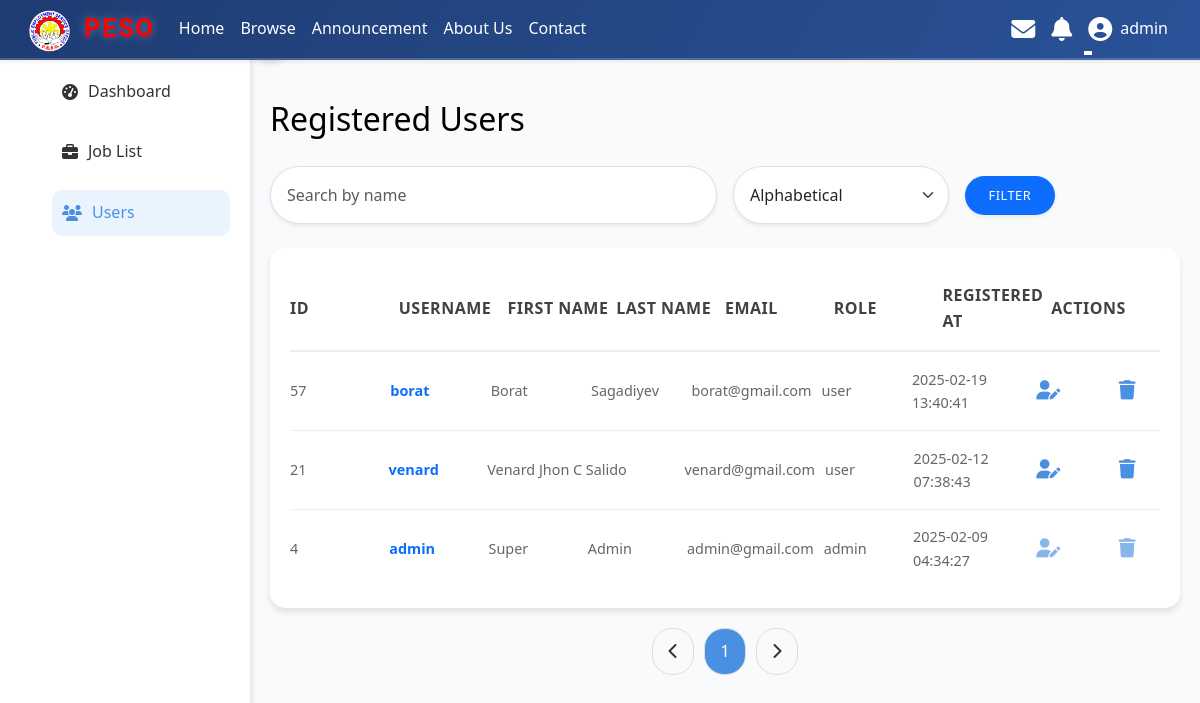
/admin/user_list.php (signed in), run on the app's committed database.
### tables this page shows
CREATE TABLE `users` (
  `id` int(11) NOT NULL,
  `email` varchar(100) NOT NULL,
  `password` varchar(255) NOT NULL,
  `role` enum('admin','user') DEFAULT 'user',
  `created_at` timestamp NOT NULL DEFAULT current_timestamp(),
  `username` varchar(50) NOT NULL,
  `first_name` varchar(50) NOT NULL,
  `middle_name` varchar(50) DEFAULT NULL,
  `last_name` varchar(50) NOT NULL,
  `ext_name` varchar(10) DEFAULT NULL,
  `gender` enum('Male','Female','Non-Binary','LGBTQ+','Other') NOT NULL,
  `birth_date` date DEFAULT NULL,
  `age` int(11) NOT NULL,
  `phone_number` varchar(20) NOT NULL,
  `place_of_birth` varchar(100) NOT NULL,
  `civil_status` enum('Single','Married','Divorced','Widowed') NOT NULL,
  `zip_code` varchar(10) NOT NULL,
  `street_address` varchar(255) NOT NULL,
  `barangay` varchar(100) NOT NULL,
  `city` varchar(100) NOT NULL,
  `education_level` varchar(50) DEFAULT NULL,
  `completion_year` int(11) DEFAULT NULL,
  `school_name` varchar(255) DEFAULT NULL,
  `inclusive_years` varchar(50) DEFAULT NULL,
  `uploaded_file` varchar(255) DEFAULT NULL,
  `caption` varchar(255) DEFAULT NULL,
  `work_experience` text DEFAULT NULL,
  `skills` text DEFAULT NULL,
  `linkedin_profile` varchar(255) DEFAULT NULL,
  `portfolio_url` varchar(255) DEFAULT NULL,
  `resume_file` varchar(255) DEFAULT NULL,
  `cover_photo` varchar(255) DEFAULT NULL
);

### admin/user_list.php (the view, shortened to what this page needs)
<?php
include '../includes/header.php';
$search = isset($_GET['search']) ? trim($_GET['search']) : '';
$sort_by = isset($_GET['sort_by']) && in_array($_GET['sort_by'], ['username', 'created_at']) ? $_GET['sort_by'] : 'created_at';
$order = ($sort_by == 'username') ? 'ASC' : 'DESC';
$limit = 10;
$page = isset($_GET['page']) ? max(1, (int)$_GET['page']) : 1;
$offset = ($page - 1) * $limit;
$search_param = '%' . $search . '%';
$user_query = "
    SELECT id, username, email, role, created_at, first_name, last_name
    FROM users
    WHERE username LIKE ? OR first_name LIKE ? OR last_name LIKE ?
    ORDER BY $sort_by $order
    LIMIT ?, ?
";
$stmt = $conn->prepare($user_query);
$stmt->bind_param('sssii', $search_param, $search_param, $search_param, $offset, $limit);
$stmt->execute();
$user_result = $stmt->get_result();
$total_query = "
    SELECT COUNT(*) AS total
    FROM users
    WHERE username LIKE ? OR first_name LIKE ? OR last_name LIKE ?
";
$total_stmt = $conn->prepare($total_query);
$total_stmt->bind_param('sss', $search_param, $search_param, $search_param);
$total_stmt->execute();
$total_result = $total_stmt->get_result();
$total_users = $total_result->fetch_assoc()['total'];
$total_pages = ceil($total_users / $limit);
?>
<!DOCTYPE html>
<html lang="en">
<head>
    <link href="https://cdnjs.cloudflare.com/ajax/libs/font-awesome/6.4.2/css/all.min.css" rel="stylesheet">
    <link rel="stylesheet" href="/JOB/assets/user_list.css">
</head>
<body>
<div class="sidebar" id="sidebar">
    <div>
        <h2>Admin Panel</h2>
        <ul>
            <li><a href="admin.php"><i class="fas fa-tachometer-alt"></i> Dashboard</a></li>
            <li><a href="job_list.php"><i class="fas fa-briefcase"></i> Job List</a></li>
            <li><a href="user_list.php" class="active"><i class="fas fa-users"></i> Users</a></li>
        </ul>
    </div>
    <div class="toggle-btn" onclick="toggleSidebar()">
        <i class="fas fa-angle-right"></i>
    </div>
</div>
<div class="main-content" id="mainContent">
    <div class="header">
        <h1>Registered Users</h1>
    </div>
    <div class="filters">
    <form action="user_list.php" method="GET" class="mb-4 row g-3 align-items-center">
<div class="col-md-6">
    <input type="text" name="search" class="form-control rounded-pill shadow-sm expanded-input"
           placeholder="Search by name"
           value="<?= isset($_GET['search']) ? htmlspecialchars($_GET['search']) : '' ?>">
</div>
<div class="col-md-3">
    <select name="sort_by" class="form-select rounded-pill shadow-sm expanded-select">
        <option value="username" <?= (isset($_GET['sort_by']) && $_GET['sort_by'] == 'username') ? 'selected' : '' ?>>Alphabetical</option>
    </select>
</div>
    <div class="col-md-auto">
        <button type="submit" class="btn btn-primary rounded-pill shadow-sm">Filter</button>
    </div>
</form>
    </div>
<div class="user-list">
    <div class="user-header">
        <div>ID</div>
        <div>Username</div>
        <div>First Name</div>
        <div>Last Name</div>
        <div>Email</div>
        <div>Role</div>
        <div>Registered At</div>
        <div>Actions</div>
    </div>
    <?php while ($user = $user_result->fetch_assoc()): ?>
        <div class="user-item">
            <div><?= htmlspecialchars($user['id']) ?></div>
            <div class="username">
                <a href="../pages/profile.php?id=<?= $user['id'] ?>" class="text-decoration-none text-primary fw-semibold">
                    <?= htmlspecialchars($user['username']) ?>
                </a>
            </div>
            <div><?= htmlspecialchars($user['first_name']) ?></div>
            <div><?= htmlspecialchars($user['last_name']) ?></div>
            <div><?= htmlspecialchars($user['email']) ?></div>
            <div class="role"><?= htmlspecialchars($user['role']) ?></div>
            <div><?= htmlspecialchars($user['created_at']) ?></div>
            <div class="actions">
                <?php if ($user['id'] == $_SESSION['user_id']): ?>
                    <button disabled title="You cannot change your own role" class="btn">
                        <i class="fas fa-user-edit"></i>
                    </button>
                <?php else: ?>
                    <button onclick="location.href='change_role.php?id=<?= $user['id'] ?>'" class="btn">
                        <i class="fas fa-user-edit"></i>
                    </button>
                <?php endif; ?>
                <?php if ($user['id'] == $_SESSION['user_id']): ?>
                    <button disabled title="You cannot delete your own account" class="btn">
                        <i class="fas fa-trash"></i>
                    </button>
                <?php else: ?>
                    <button data-bs-toggle="modal" data-bs-target="#deleteUserModal" class="btn-delete btn" data-user-id="<?= $user['id'] ?>">
                        <i class="fas fa-trash"></i>
                    </button>
                <?php endif; ?>
            </div>
        </div>
    <?php endwhile; ?>
</div>
    <div class="pagination">
        <button onclick="location.href='?page=<?= max($page - 1, 1) ?>&search=<?= htmlspecialchars($search) ?>&sort_by=<?= htmlspecialchars($sort_by) ?>'" <?= $page <= 1 ? 'disabled' : '' ?>>
            <i class="fas fa-chevron-left"></i>
        </button>
        <?php for ($i = 1; $i <= $total_pages; $i++): ?>
            <button onclick="location.href='?page=<?= $i ?>&search=<?= htmlspecialchars($search) ?>&sort_by=<?= htmlspecialchars($sort_by) ?>'" <?= $i === $page ? 'class="active"' : '' ?>>
                <?= $i ?>
            </button>
        <?php endfor; ?>
        <button onclick="location.href='?page=<?= min($page + 1, $total_pages) ?>&search=<?= htmlspecialchars($search) ?>&sort_by=<?= htmlspecialchars($sort_by) ?>'" <?= $page >= $total_pages ? 'disabled' : '' ?>>
            <i class="fas fa-chevron-right"></i>
        </button>
    </div>
</div>
</body>
</html>

### assets/header.css (style rules this page uses)
* { margin: 0; padding: 0; box-sizing: border-box; }
body { padding-top: 60px; }
.shadow-sm { box-shadow: 0 4px 6px rgba(0, 0, 0, 0.05); }
.btn { font-size: 0.8rem; padding: 0.6rem 1.5rem; border: none; border-radius: 15px; cursor: pointer; transition: all 0.3s ease; text-transform: uppercase; font-weight: 500; letter-spacing: 0.5px; }

### assets/user_list.css (style rules this page uses)
* { margin: 0; padding: 0; box-sizing: border-box; }
body { font-family: 'Segoe UI', Tahoma, Geneva, Verdana, sans-serif; background: #f9fafb; color: #333; line-height: 1.6; margin-top:20px; }
.form-control, .form-select { height: calc(2.5em + 1rem + 2px); padding: 0.5rem 1rem; font-size: 1rem; border-radius: 50px; transition: border-color 0.3s ease, box-shadow 0.3s ease; }
.sidebar { position: fixed; top: 0; left: 0; width: 250px; height: 100vh; background: #ffffff; padding: 20px; display: flex; flex-direction: column; justify-content: space-between; box-shadow: 2px 0 6px rgba(0, 0, 0, 0.1); transition: transform 0.3s ease-in-out; }
.sidebar h2 { font-size: 1.5rem; margin-bottom: 20px; text-align: center; color: #4a90e2; }
.sidebar ul { list-style: none; }
.sidebar ul li { margin-bottom: 15px; }
.sidebar ul li a { text-decoration: none; color: #333; font-size: 1rem; display: flex; align-items: center; gap: 10px; padding: 10px; border-radius: 10px; transition: background 0.3s, color 0.3s; }
.sidebar ul li a:hover, .sidebar ul li a.active { background: #eaf4ff; color: #4a90e2; }
.sidebar .toggle-btn { position: absolute; top: 20px; right: -40px; background: #4a90e2; width: 40px; height: 40px; border-radius: 50%; display: flex; align-items: center; justify-content: center; cursor: pointer; box-shadow: 0 4px 6px rgba(0, 0, 0, 0.1); }
.sidebar .toggle-btn i { color: #fff; font-size: 1.2rem; }
.main-content { margin-left: 250px; padding: 20px; transition: margin-left 0.3s ease-in-out; }
.header { display: flex; justify-content: space-between; align-items: center; margin-bottom: 20px; }
.header h1 { font-size: 2rem; color: #000000; }
.user-list { background: #ffffff; border-radius: 15px; padding: 20px; box-shadow: 0 4px 6px rgba(0, 0, 0, 0.1); }
.user-header, .user-item { display: grid; grid-template-columns: 1fr 1fr 1fr 1fr 1fr 1fr 1fr 1fr; align-items: center; padding: 15px 0; border-bottom: 1px solid #eee; }
.user-header { font-weight: bold; text-transform: uppercase; letter-spacing: 0.5px; color: #000000be; border-bottom: 2px solid #eee; }
.user-item:last-child { border-bottom: none; }
.user-item div { font-size: 0.9rem; color: #666; }
.user-item .username { font-weight: bold; color: #4a90e2; }
.user-item .role { display: inline-block; padding: 5px 10px; border-radius: 20px; font-size: 0.9rem; }
.user-item .actions { display: flex; gap: 10px; }
.user-item .actions button { background: none; border: none; color: #4a90e2; font-size: 1.2rem; cursor: pointer; transition: color 0.3s; }
.pagination { display: flex; justify-content: center; gap: 10px; margin-top: 20px; }
.pagination button { padding: 10px 15px; background: #f9fafb; border: 1px solid #ddd; border-radius: 20px; color: #333; cursor: pointer; transition: background 0.3s; }
.pagination button.active { background: #4a90e2; color: #fff; }

### data on the page
users: id "57", username "borat", first_name "Borat", last_name "Sagadiyev", email "borat@gmail.com", role "user", created_at "2025-02-19 13:40:41"
users: id "21", username "venard", first_name "Venard Jhon C", last_name "Salido", email "venard@gmail.com", role "user", created_at "2025-02-12 07:38:43"
users: id "4", username "admin", first_name "Super", last_name "Admin", email "admin@gmail.com", role "admin", created_at "2025-02-09 04:34:27"

### other printed values
$_SESSION['username'] "admin"
